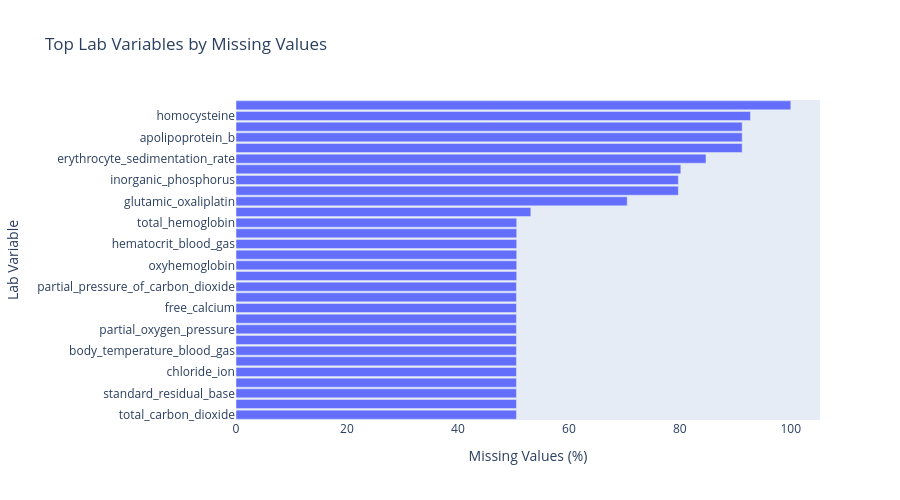

Here is the notebook cell this chart was saved with:
### Markdown cell above
### DA2. Which laboratory variables have the highest missing values?
**Analysis type:** Descriptive — Data quality

**Reasoning**  

A wide laboratory table can contain very different sample sizes from one variable to another. missing values must be quantified before comparing or correlating variables so that measurements are not treated as if they represent all patients.

### Code cell
lab_missing_values = (
    labs.drop(columns=["inpatient_number"])
        .isna()
        .mean()
        .mul(100)
        .sort_values(ascending=False)
)

plot = lab_missing_values.head(30).sort_values()

fig = px.bar(
    x=plot.values,
    y=plot.index,
    orientation="h",
    title="Top Lab Variables by Missing Values",
    labels={"x": "Missing Values (%)", "y": "Lab Variable"}
)

fig.update_layout(
    height=500,
    bargap=0.15,
    xaxis=dict(showgrid=False),
    yaxis=dict(showgrid=False)
)

fig.show()

### Figure 1 — Plotly figure (JSON) as saved in the notebook; plotly's stock layout.template omitted (floating-point values rounded to 4 significant figures)
{"data": [{"hovertemplate": "Missing Values (%)=%{x}<br>Lab Variable=%{y}<extra></extra>", "legendgroup": "", "marker": {"color": "#636efa", "pattern": {"shape": ""}}, "name": "", "orientation": "h", "showlegend": false, "textposition": "auto", "type": "bar", "x": [50.55, 50.55, 50.55, 50.55, 50.55, 50.55, 50.55, 50.55, 50.55, 50.55, 50.55, 50.55, 50.55, 50.6, 50.6, 50.6, 50.6, 50.6, 50.6, 53.14, 70.52, 79.73, 79.73, 80.18, 84.71, 91.24, 91.24, 91.24, 92.73, 100.0], "xaxis": "x", "y": ["total_carbon_dioxide", "standard_bicarbonate", "standard_residual_base", "ph", "chloride_ion", "potassium_ion", "body_temperature_blood_gas", "oxygen_saturation", "partial_oxygen_pressure", "anion_gap", "free_calcium", "measured_residual_base", "partial_pressure_of_carbon_dioxide", "carboxyhemoglobin", "oxyhemoglobin", "methemoglobin", "hematocrit_blood_gas", "reduced_hemoglobin", "total_hemoglobin", "high_sensitivity_protein", "glutamic_oxaliplatin", "serum_magnesium", "inorganic_phosphorus", "myoglobin", "erythrocyte_sedimentation_rate", "lipoprotein", "apolipoprotein_b", "apolipoprotein_a", "homocysteine", "cholinesterase"], "yaxis": "y"}], "layout": {"bargap": 0.15, "barmode": "relative", "height": 500, "legend": {"tracegroupgap": 0}, "title": {"text": "Top Lab Variables by Missing Values"}, "xaxis": {"anchor": "y", "domain": [0, 1], "showgrid": false, "title": {"text": "Missing Values (%)"}}, "yaxis": {"anchor": "x", "domain": [0, 1], "showgrid": false, "title": {"text": "Lab Variable"}}}}
